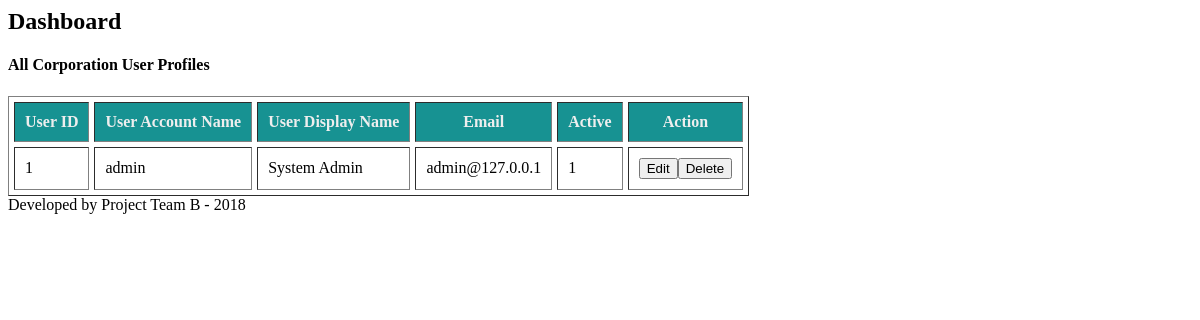
Before: /users.php (signed in) with the older database file.
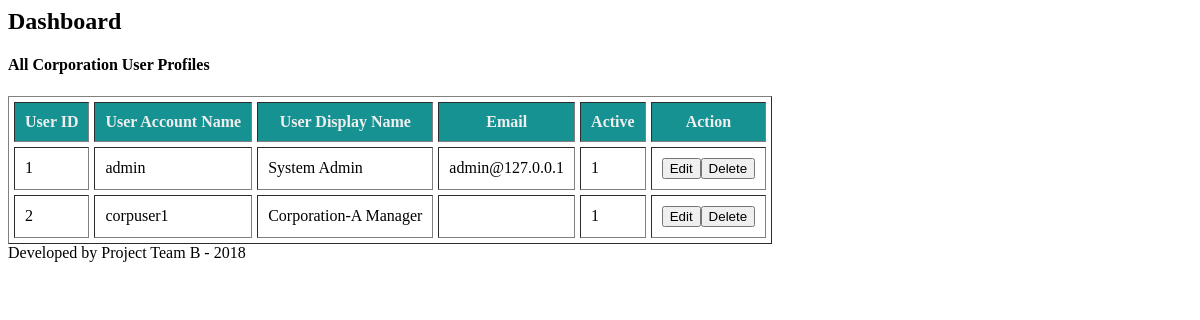
After: the same page with the newer database file.
### tables this page shows
CREATE TABLE IF NOT EXISTS `ca_users` (
  `id` int(11) NOT NULL,
  `user` varchar(60) NOT NULL,
  `password` varchar(60) NOT NULL,
  `name` text NOT NULL,
  `email` varchar(60) NOT NULL,
  `level` tinyint(1) NOT NULL DEFAULT '0',
  `timestamp` timestamp NOT NULL DEFAULT CURRENT_TIMESTAMP,
  `address` text,
  `phone` varchar(32) DEFAULT NULL,
  `notify` tinyint(1) NOT NULL DEFAULT '0',
  `contact` text,
  `created_by` varchar(60) DEFAULT NULL,
  `active` tinyint(1) NOT NULL DEFAULT '1',
  `corp_id` int(11) DEFAULT NULL,
  `max_file_size` int(20) NOT NULL DEFAULT '0'
);

### users.php (the view, shortened to what this page needs)
<?php
$userlevel = $_SESSION["userlevel"];
$usercorpid = $_SESSION["usercorpid"];
$content_title = $note = "";
$sql = "SELECT * FROM ca_users";
if ($userlevel < 9) {
	$sql .= " WHERE corp_id = ". $usercorpid;
	$content_title = "Corporation ". $usercorpid;
} else
	$content_title = "All Corporation";
?>
		<div class="main_content">
			<div class="container-fluid">
				<div class="row">
					<div id="section_title">
						<div class="col-xs-12">
							<h2>Dashboard</h2>
						</div>
					</div>
				</div>
				<div class="row">
					<div class="col-sm-8">
						<div class="row">
							<div class="col-sm-12">
								<div class="widget">
									<h4><?php echo $content_title; ?> User Profiles</h4>
									<div class="widget_int">
										<div>
<?php
	if($result = mysqli_query($link, $sql)){
		if(mysqli_num_rows($result) > 0){
			echo '<table cellspacing="5" border="1" cellpadding="5">';
				echo "<tr>";
					echo "<th>User ID</th>";
					echo "<th>User Account Name</th>";
					echo "<th>User Display Name</th>";
					echo "<th>Email</th>";
					echo "<th>Active</th>";
					echo "<th>Action</th>";
				echo "</tr>";
			while($row = mysqli_fetch_array($result)){
			if($userlevel >= 8)
				$function_txt ='<a href="users-edit.php?user-id=' . $row['id'] . '"><button type="button">Delete</button></a>';
			else
				$function_txt = "";
				echo "<tr>";
					echo "<td>" . $row['id'] . "</td>";
					echo "<td>" . $row['user'] . "</td>";
					echo "<td>" . $row['name'] . "</td>";
					echo "<td>" . $row['email'] . "</td>";
					echo "<td>" . $row['active'] . "</td>";
					echo '<td><a href="users-edit.php?user-id=' . $row['id']. '"><button type="button">Edit</button></a>'. $function_txt .'</td>';
				echo "</tr>";
			}
			echo "</table>";
		} else{
			echo "No records matching your query were found.";
		}
	} else{
		echo "ERROR: Could not able to execute $sql. " . mysqli_error($link);
	}
?>
										</div>
									</div>
								</div>
							</div>
						</div>
					</div>
				</div>
			</div>
			<footer>
				<div id="footer">
					Developed by Project Team B - 2018
				</div>
			</footer>
		</div>
</body>
</html>

### users.php (style rules this page uses)
td, th { padding: 10px; }
th { background: #179292; color: #eee; }

Changed rows visible on the page:
added ca_users: id "2", user "corpuser1", name "Corporation-A Manager", active "1"
